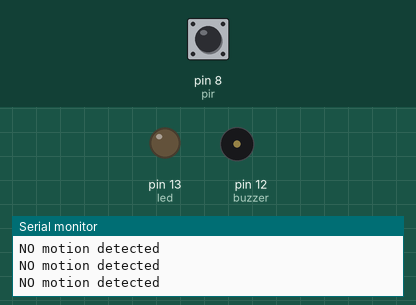
Simulated run of this sketch. Board: Arduino Uno, built with avr-gcc and run on an emulated ATmega328P. On the bench: output pins drawn as LEDs (lit = HIGH), buzzer (waves = sounding, pin HIGH), the last lines printed to the serial monitor. Dashed ring = blinking. The inputs (shaded band) are chosen by the test bench; at power-on: pin 8 (pir) LOW.

Above: at 1.2 s.
1.3 s: pin 8 (pir) driven HIGH
At 2.5 s:
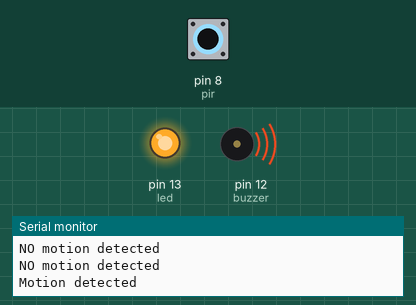
2.8 s: pin 8 (pir) driven LOW
At 4.2 s:
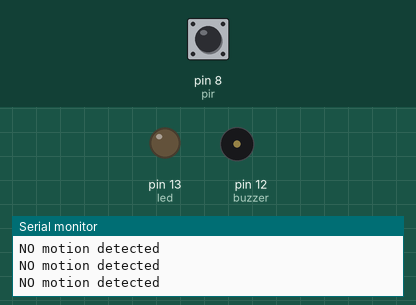
4.8 s: pin 8 (pir) pulsed HIGH 2 times (0.12 s each, 0.3 s apart)
At 5.6 s:
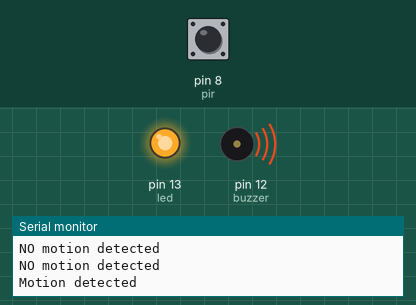
8.4 s: pin 8 (pir) pulsed HIGH 5 times (0.12 s each, 0.3 s apart)
At 9.2 s:
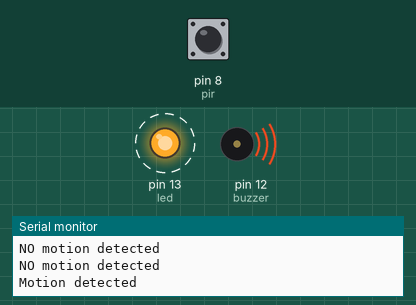
Timing chart, 0 to 12.1 s (numbered marks = the images above; inputs shaded):
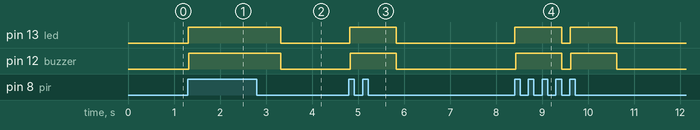

Measured:
- after the input at 1.3 s, pin 13 (led), pin 12 (buzzer): LOW → HIGH at once
- after the input at 2.8 s, pin 13 (led), pin 12 (buzzer): HIGH → LOW after 0.52 s
- after the input at 4.8 s, pin 13 (led), pin 12 (buzzer): LOW → HIGH at once, → LOW 1.0 s later
- after the input at 8.4 s, pin 13 (led): alternates HIGH for 1.0 s and LOW for 0.18 s, 4 changes in all, then stays LOW, starting at once; pin 12 (buzzer): alternates HIGH for 1.0 s and LOW for 0.20 s, 4 changes in all, then stays LOW, starting at once

The sketch:

pir1.ino
```cpp
int buzzer = 12;
int pir = 8;
int led = 13;
void setup()
{
  pinMode(buzzer, OUTPUT);
  pinMode(pir, INPUT);
  pinMode(led, OUTPUT);

  digitalWrite(pir,LOW);
  Serial.begin(9600);

}

void loop()
{
  if(digitalRead(pir)==HIGH)
  {
   digitalWrite(led,HIGH);
   Serial.println("Motion detected");
    while(digitalRead(pir)==HIGH){
    	digitalWrite(buzzer,HIGH);
   		delay(1000);
   		digitalWrite(buzzer,LOW);
    }
  }
  else {
    Serial.println("NO motion detected");
  	digitalWrite(led,LOW);
    digitalWrite(buzzer,LOW);
  }

}
```
